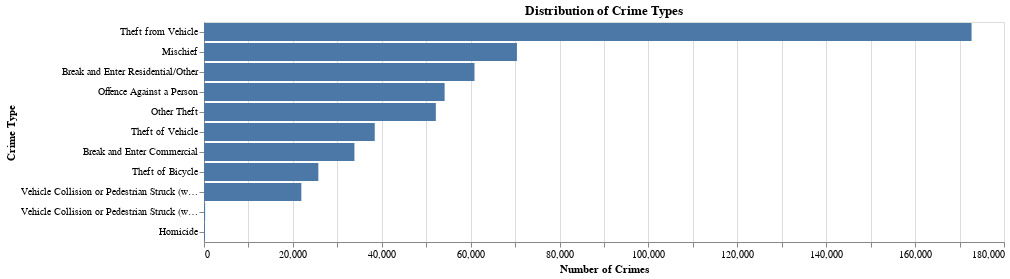

Notebook code cell kept with this figure:
### Markdown cell above
**Visualizations**

### Code cell
import altair as alt
alt.data_transformers.enable("vegafusion")

alt.Chart(df).mark_bar().encode(
     y=alt.Y('TYPE:N', sort='-x', title='Crime Type'),
     x = alt.X('count()', title = 'Number of Crimes')
).properties(
    title = 'Distribution of Crime Types',
    width = 800
    )

### Figure 1 — Vega specification as saved in the notebook (floating-point values rounded to 4 significant figures)
{"$schema": "https://vega.github.io/schema/vega/v5.json", "data": [{"name": "source_0"}, {"name": "data_0", "values": [{"TYPE": "Other Theft", "__count": 52167}, {"TYPE": "Break and Enter Residential/Other", "__count": 60862}, {"TYPE": "Mischief", "__count": 70413}, {"TYPE": "Break and Enter Commercial", "__count": 33845}, {"TYPE": "Offence Against a Person", "__count": 54142}, {"TYPE": "Theft from Vehicle", "__count": 172700}, {"TYPE": "Vehicle Collision or Pedestrian Struck (with Injury)", "__count": 21901}, {"TYPE": "Vehicle Collision or Pedestrian Struck (with Fatality)", "__count": 254}, {"TYPE": "Theft of Vehicle", "__count": 38418}, {"TYPE": "Homicide", "__count": 220}, {"TYPE": "Theft of Bicycle", "__count": 25730}]}, {"name": "data_0_x_domain___count", "values": [{"min": 220, "max": 172700}]}, {"name": "source_0_y_domain_TYPE", "values": [{"TYPE": "Other Theft", "sort_field": 52167}, {"TYPE": "Break and Enter Residential/Other", "sort_field": 60862}, {"TYPE": "Mischief", "sort_field": 70413}, {"TYPE": "Break and Enter Commercial", "sort_field": 33845}, {"TYPE": "Offence Against a Person", "sort_field": 54142}, {"TYPE": "Theft from Vehicle", "sort_field": 172700}, {"TYPE": "Vehicle Collision or Pedestrian Struck (with Injury)", "sort_field": 21901}, {"TYPE": "Vehicle Collision or Pedestrian Struck (with Fatality)", "sort_field": 254}, {"TYPE": "Theft of Vehicle", "sort_field": 38418}, {"TYPE": "Homicide", "sort_field": 220}, {"TYPE": "Theft of Bicycle", "sort_field": 25730}]}], "signals": [{"name": "y_step", "value": 20}, {"name": "height", "update": "bandspace(domain('y').length, 0.1, 0.05) * y_step"}], "marks": [{"type": "rect", "name": "marks", "from": {"data": "data_0"}, "encode": {"update": {"height": {"signal": "max(0.25, bandwidth('y'))"}, "x2": {"value": 0, "scale": "x"}, "y": {"field": "TYPE", "scale": "y"}, "x": {"field": "__count", "scale": "x"}, "fill": {"value": "#4c78a8"}}}, "style": ["bar"]}], "scales": [{"name": "x", "type": "linear", "domain": [{"signal": "(data(\"data_0_x_domain___count\")[0] || {}).min"}, {"signal": "(data(\"data_0_x_domain___count\")[0] || {}).max"}], "range": [0, {"signal": "width"}], "zero": true, "nice": true}, {"name": "y", "type": "band", "domain": {"data": "source_0_y_domain_TYPE", "field": "TYPE", "sort": {"op": "max", "field": "sort_field", "order": "descending"}}, "range": {"step": {"signal": "y_step"}}, "paddingInner": 0.1, "paddingOuter": 0.05}], "axes": [{"scale": "x", "zindex": 0, "orient": "bottom", "labels": false, "domain": false, "minExtent": 0, "ticks": false, "maxExtent": 0, "aria": false, "grid": true, "gridScale": "y", "tickCount": {"signal": "ceil(width/40)"}}, {"scale": "x", "grid": false, "orient": "bottom", "title": "Number of Crimes", "tickCount": {"signal": "ceil(width/40)"}, "zindex": 0, "labelOverlap": true, "labelFlush": true}, {"scale": "y", "orient": "left", "title": "Crime Type", "grid": false, "zindex": 0}], "title": {"text": "Distribution of Crime Types", "frame": "group"}, "width": 800, "background": "white", "padding": 5, "style": "cell"}
